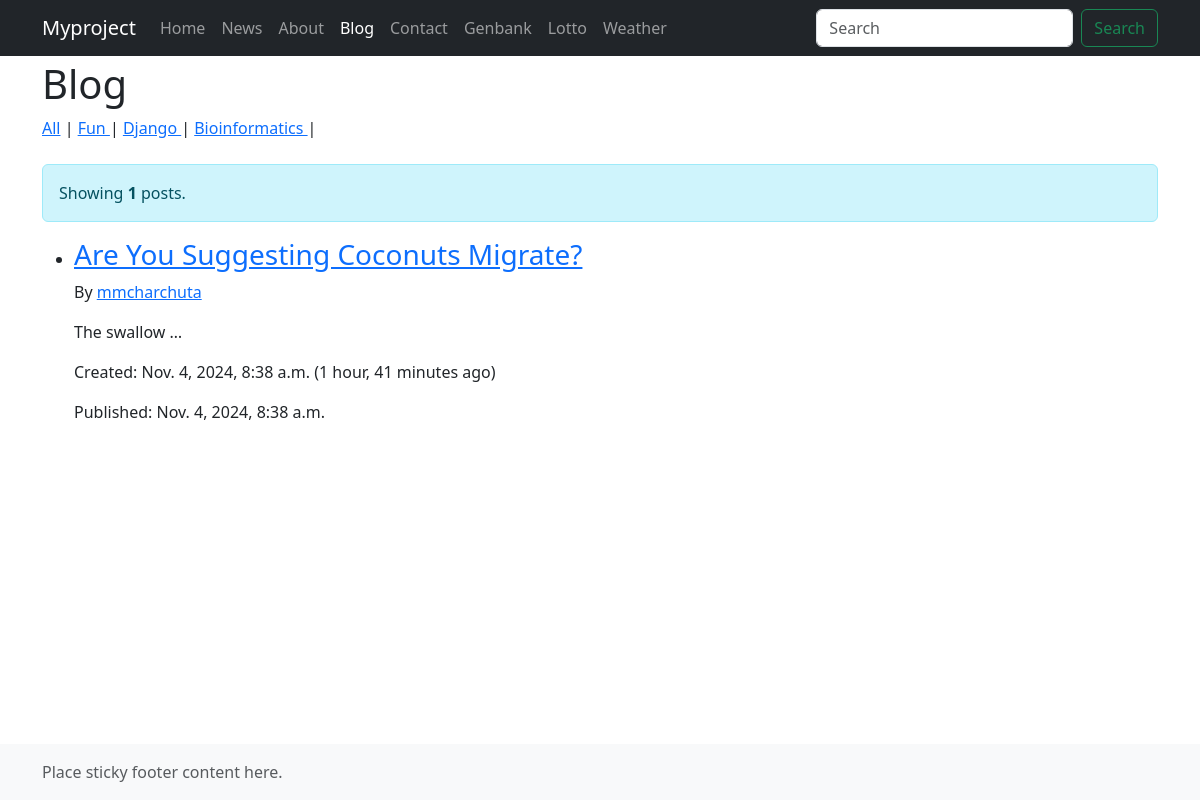
Page /blog/category/Fun/ on the committed database.
### blog/models.py (models this page shows, shortened)
class Category(models.Model):
    name = models.CharField(max_length=30)
    description = models.TextField()
    class Meta:
        verbose_name_plural = 'Categories'

class Post(models.Model):
    category = models.ForeignKey(Category, on_delete=models.CASCADE, null=True)
    author = models.ForeignKey(Author, on_delete=models.CASCADE, null=True)  # New field for author
    title = models.CharField(max_length=140)
    body = models.TextField()
    date_create = models.DateTimeField(auto_now_add=True)
    date_update = models.DateTimeField(auto_now=True)
    date_publish = models.DateTimeField(blank=True, null=True)
    is_public = models.BooleanField(default=True)

class Author(models.Model):
    name = models.CharField(max_length=100)
    bio = models.TextField(blank=True)

### blog/views.py (the view)
# urls.py: path('', views.post_list_view, name='post_list_view'),
def post_list_view(request, category_name=None, author_id=None):
    if category_name:
        queryset = Post.objects.filter(category__name=category_name, is_public=True)
    elif author_id:
        queryset = Post.objects.filter(author__id=author_id, is_public=True)
    else:
        queryset = Post.objects.filter(is_public=True)
    queryset = queryset.order_by('-date_publish')
    context = {
        'object_list': queryset,
        'category_list': Category.objects.all(),
        'author': get_object_or_404(Author, id=author_id) if author_id else None,
    }
    return render(request, 'blog/post_list.html', context)

### blog/templates/blog/post_list.html (shortened to what this page needs)
{% extends 'myapp/base.html' %}
{% block nav-link-blog %}active{% endblock %}
{% block content %}
  <h1>Blog</h1>
  <a href="{% url 'blog:post_list_view' %}">All</a> |
  {% for category in category_list %}
    <a href="{% url 'blog:post_list_category' category.name %}">
      {{ category.name }}
    </a> |
  {% endfor %}
  <br><br>
  <div class="alert alert-info" role="alert">
    Showing <strong>{{ object_list|length }}</strong> posts.
  </div>
  <ul>
    {% for obj in object_list %}
      <li>
        <h3>
          <a href="{% url 'blog:post_detail_view' obj.id %}">{{ obj.title|title }}</a>
        </h3>
        {% if obj.author %}
          <p>By {% if obj.author %}<a href="{% url 'blog:posts_by_author' obj.author.id %}">{{ obj.author.name }}</a>{% else %}Unknown Author{% endif %}</p>
        {% else %}
          <p><em>Author unknown</em></p>
        {% endif %}
        <p>{{ obj.body|truncatewords:2 }}</p>
        <p>Created: {{ obj.date_create }} ({{ obj.date_create|timesince }} ago)</p>
        <p>Published: {{ obj.date_publish }}</p>
      </li>
    {% endfor %}
  </ul>
{% endblock %}

### rows in the picture
Category: name "Fun"
Category: name "Django"
Category: name "Bioinformatics"
Post: title "Are You Suggesting Coconuts Migrate?", author.name "mmcharchuta", body "The swallow …", date_create "Nov. 4, 2024, 8:38 a.m.", date_create "1 hour, 41 minutes", date_publish "Nov. 4, 2024, 8:38 a.m."

### other values in the picture
{{ object_list|length }} "1"
